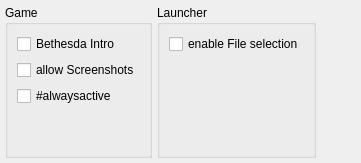
        <widget class="QWidget" name="tabMain_Game">
         <attribute name="title">
          <string>Game/Launcher</string>
         </attribute>
         <layout class="QHBoxLayout" name="horizontalLayout_57">
          <property name="spacing">
           <number>5</number>
          </property>
          <property name="leftMargin">
           <number>5</number>
          </property>
          <property name="topMargin">
           <number>5</number>
          </property>
          <property name="rightMargin">
           <number>5</number>
          </property>
          <property name="bottomMargin">
           <number>5</number>
          </property>
          <item>
           <widget class="QGroupBox" name="grpGame">
            <property name="title">
             <string>Game</string>
            </property>
            <layout class="QVBoxLayout" name="verticalLayout_33">
             <item>
              <widget class="QCheckBox" name="ckbIntro">
               <property name="text">
                <string>Bethesda Intro</string>
               </property>
              </widget>
             </item>
             <item>
              <widget class="QCheckBox" name="ckbScreenshot">
               <property name="text">
                <string>allow Screenshots</string>
               </property>
              </widget>
             </item>
             <item>
              <widget class="QCheckBox" name="ckbAlwaysActive">
               <property name="toolTip">
                <string>#alwaysactive_t</string>
               </property>
               <property name="text">
                <string>#alwaysactive</string>
               </property>
              </widget>
             </item>
             <item>
              <spacer name="verticalSpacer_7">
               <property name="orientation">
                <enum>Qt::Vertical</enum>
               </property>
               <property name="sizeHint" stdset="0">
                <size>
                 <width>20</width>
                 <height>40</height>
                </size>
               </property>
              </spacer>
             </item>
            </layout>
           </widget>
          </item>
          <item>
           <widget class="QGroupBox" name="grpLauncher">
            <property name="title">
             <string>Launcher</string>
            </property>
            <layout class="QVBoxLayout" name="verticalLayout_32">
             <item>
              <widget class="QCheckBox" name="ckbFileSelection">
               <property name="text">
                <string>enable File selection</string>
               </property>
              </widget>
             </item>
             <item>
              <spacer name="verticalSpacer_8">
               <property name="orientation">
                <enum>Qt::Vertical</enum>
               </property>
               <property name="sizeHint" stdset="0">
                <size>
                 <width>20</width>
                 <height>40</height>
                </size>
               </property>
              </spacer>
             </item>
            </layout>
           </widget>
          </item>
          <item>
           <spacer name="horizontalSpacer_6">
            <property name="orientation">
             <enum>Qt::Horizontal</enum>
            </property>
            <property name="sizeHint" stdset="0">
             <size>
              <width>40</width>
              <height>20</height>
             </size>
            </property>
           </spacer>
          </item>
         </layout>
        </widget>
